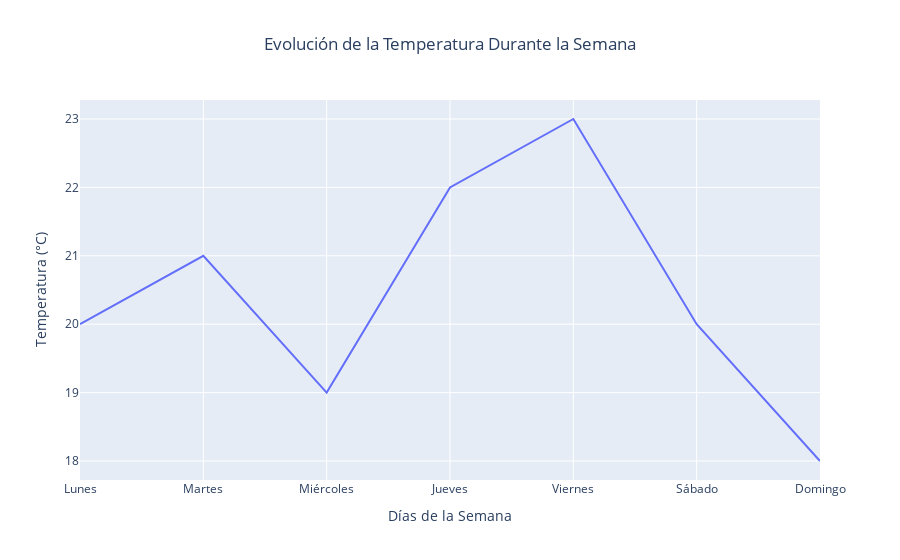

The notebook cell saved with this chart:
### Code cell
import plotly.express as px

data = pd.DataFrame({
'Días': ['Lunes', 'Martes', 'Miércoles', 'Jueves', 'Viernes',
'Sábado', 'Domingo'],
'Temperatura': [20, 21, 19, 22, 23, 20, 18]
})

#gráfico de líneas interactivo
fig = px.line(data, x='Días', y='Temperatura', title='Evolución de la Temperatura Durante la Semana')

#etiquetas a los ejes
fig.update_layout(
    xaxis_title='Días de la Semana',
    yaxis_title='Temperatura (°C)',
    title_x=0.5  # Centrar el título
)

### Figure 1 — Plotly figure (JSON) as saved in the notebook; plotly's stock layout.template omitted (floating-point values rounded to 4 significant figures)
{"data": [{"hovertemplate": "Días=%{x}<br>Temperatura=%{y}<extra></extra>", "legendgroup": "", "line": {"color": "#636efa", "dash": "solid"}, "marker": {"symbol": "circle"}, "mode": "lines", "name": "", "orientation": "v", "showlegend": false, "type": "scatter", "x": ["Lunes", "Martes", "Miércoles", "Jueves", "Viernes", "Sábado", "Domingo"], "xaxis": "x", "y": [20, 21, 19, 22, 23, 20, 18], "yaxis": "y"}], "layout": {"legend": {"tracegroupgap": 0}, "title": {"text": "Evolución de la Temperatura Durante la Semana", "x": 0.5}, "xaxis": {"anchor": "y", "domain": [0, 1], "title": {"text": "Días de la Semana"}}, "yaxis": {"anchor": "x", "domain": [0, 1], "title": {"text": "Temperatura (°C)"}}}}
